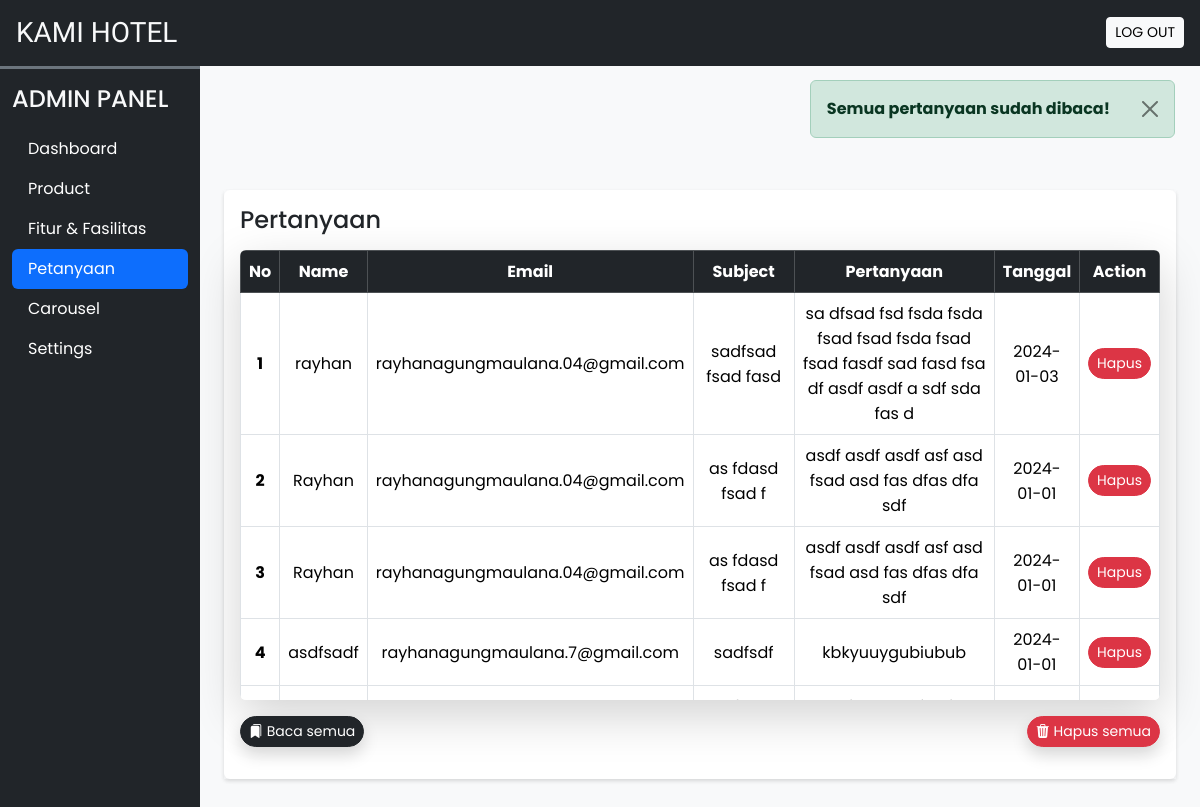
/admin/user_queries.php?seen=all (signed in), run on the app's committed database.
### tables this page shows
CREATE TABLE `user_queries` (
  `sr_no` int(11) NOT NULL,
  `nama` varchar(50) NOT NULL,
  `email` varchar(150) NOT NULL,
  `subject` varchar(200) NOT NULL,
  `message` varchar(500) NOT NULL,
  `date` date NOT NULL DEFAULT current_timestamp(),
  `seen` tinyint(4) NOT NULL DEFAULT 0
);

### admin/inc/db_config.php (called while the page is built, shortened)
<?php
    function filteration($data){
        foreach($data as $key => $value){
            $value = trim($value);
            $value = stripcslashes($value);
            $value = htmlspecialchars($value);
            $value = strip_tags($value);
            $data[$key] = $value;
        }
        return $data;
    }
    function update($sql,$values,$datatypes){
        $con = $GLOBALS['con'];
        if($stmt = mysqli_prepare($con,$sql)){
            mysqli_stmt_bind_param($stmt,$datatypes,...$values);
            if(mysqli_stmt_execute($stmt)) {
                $res = mysqli_stmt_affected_rows($stmt);
                return $res;
            }else{
                die("Query tidak bisa di eksekusi - Update");
            }
        }else{
            die("Query tidak bisa di lakukan - Update");
        }
    }
?>

### admin/user_queries.php (the view, shortened to what this page needs)
<?php
  require("inc/assentials.php");
  require("inc/db_config.php");
  if(isset($_GET['seen'])){
    $frm_data = filteration($_GET);
    if($frm_data['seen']=='all'){
      $q = "UPDATE `user_queries` SET `seen`=?";
      $values = [1];
      if(update($q,$values,'i')){
        alert("success","Semua pertanyaan sudah dibaca!");
      }
      else{
        alert("error","Operasi gagal.");
      }
    }
  }
?>
<!DOCTYPE html>
<html lang="en">
  <head>
    <?php require("inc/links.php"); ?>
  </head>
  <body class="bg-light">
    <?php require("inc/header.php");?>
    <div class="container-fluid" id="main-content">
      <div class="row">
        <div class="col-lg-10 ms-auto p-4 overflow-hidden">
          <div class="card border-0 shadow-sm mb-4" style="margin-top: 100px;">
            <div class="card-body shadow-sm" >
              <div class="d-flex align-items-center justify-content-between mb-3 text-center">
                  <h4 class="card-title m-0">Pertanyaan</h4>
              </div>
              <div class="table-responsive-md rounded shadow-lg mb-3" style="height: 450px; overflow-y:scroll; ">
                <table class="table align-middle table-hover table-bordered">
                    <thead class="sticky-top">
                        <tr class="table-dark text-center">
                            <th class="col">No</th>
                            <th class="col">Name</th>
                            <th class="col">Email</th>
                            <th class="col" width="15%">Subject</th>
                            <th class="col" width="30%">Pertanyaan</th>
                            <th class="col">Tanggal</th>
                            <th class="col">Action</th>
                        </tr>
                    </thead>
                    <tbody>
                        <?php
                            $q = "SELECT * FROM `user_queries` ORDER BY `sr_no` DESC";
                            $data = mysqli_query($con,$q);
                            $i=1;
                            while($row = mysqli_fetch_assoc($data)){
                              $seen = '';
                              $seen.="<a href='?del=$row[sr_no]' class='btn btn-sm rounded-pill btn-danger'>Hapus</a>";
                              echo <<<query
                                  <tr>
                                      <th class='text-center'>$i</th>
                                      <td class='text-center'>$row[nama]</td>
                                      <td class='text-center'>$row[email]</td>
                                      <td class='text-center'>$row[subject]</td>
                                      <td class='text-center'>$row[message]</td>
                                      <td class='text-center'>$row[date]</td>
                                      <td>$seen</td>
                                  </tr>
                              query;
                              $i++;
                            }
                        ?>
                    </tbody>
                </table>
              </div>
              <div class="d-flex mb-3 justify-content-between">
                <a href="?seen=all" class="btn btn-dark rounded-pill shadow btn-sm"><i class="bi bi-bookmarks-fill"></i> Baca semua</a>
                <a href="?del=all" class="btn btn-danger rounded-pill shadow btn-sm"><i class="bi bi-trash3-fill"></i> Hapus semua</a>
              </div>
            </div>
          </div>
        </div>
      </div>
    </div>
  </body>
</html>

### admin/css/common.css (style rules this page uses)
:root { --teal: #2ec1ac; --teal-hover: #279e8c; }
* { font-family: 'Poppins', sans-serif; }

### data on the page
user_queries: nama "rayhan", email "rayhanagungmaulana.04@gmail.com", subject "sadfsad fsad fasd", message "sa dfsad fsd fsda fsda fsad fsad fsda fsad fsad fasdf sad fasd fsa df asdf asdf a sdf sda fas d", date "2024-01-03"
user_queries: nama "Rayhan", email "rayhanagungmaulana.04@gmail.com", subject "as fdasd fsad f", message "asdf asdf asdf asf asd fsad asd fas dfas dfa sdf", date "2024-01-01"
user_queries: nama "Rayhan", email "rayhanagungmaulana.04@gmail.com", subject "as fdasd fsad f", message "asdf asdf asdf asf asd fsad asd fas dfas dfa sdf", date "2024-01-01"
user_queries: nama "asdfsadf", email "rayhanagungmaulana.7@gmail.com", subject "sadfsdf", message "kbkyuuygubiubub", date "2024-01-01"

### other printed values
$msg "Semua pertanyaan sudah dibaca!"
